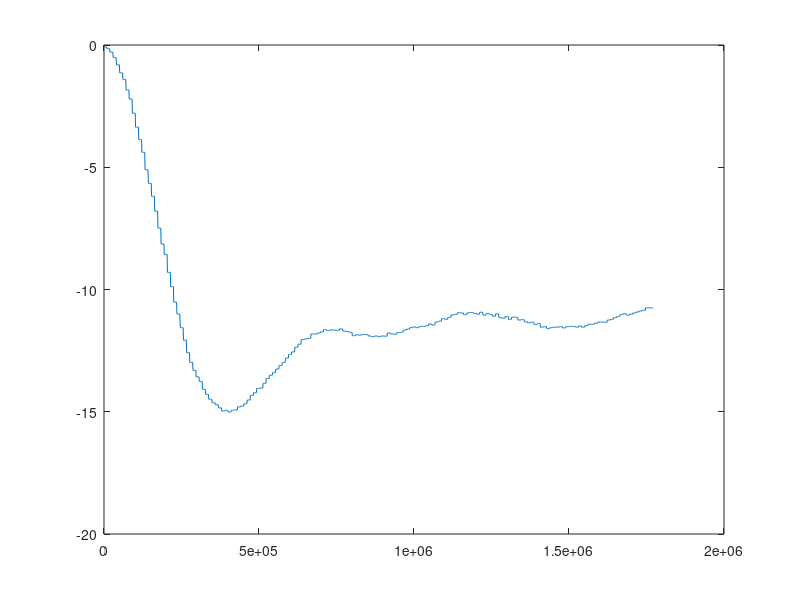

Recreate this plot in MATLAB. (Note: this script raises an error after producing the figure.)
clear;close all; clc;
data          = load('pitch_step.txt');
v= data(:,1);
u=data(:,2);
t=data(:,3);

plot(t(5550:7273),(v(5550:7273)+2)*(-1))

v=(v(5550:7273)+2);

t=t(5550:7273);
t=t-21521529;
t=t+1771360
u=u(5550:7273)


plot(t,v)
s=tf('s');
g=-150*(1+0.001*s)/s
step(g*tf4/(1+g*tf4))
